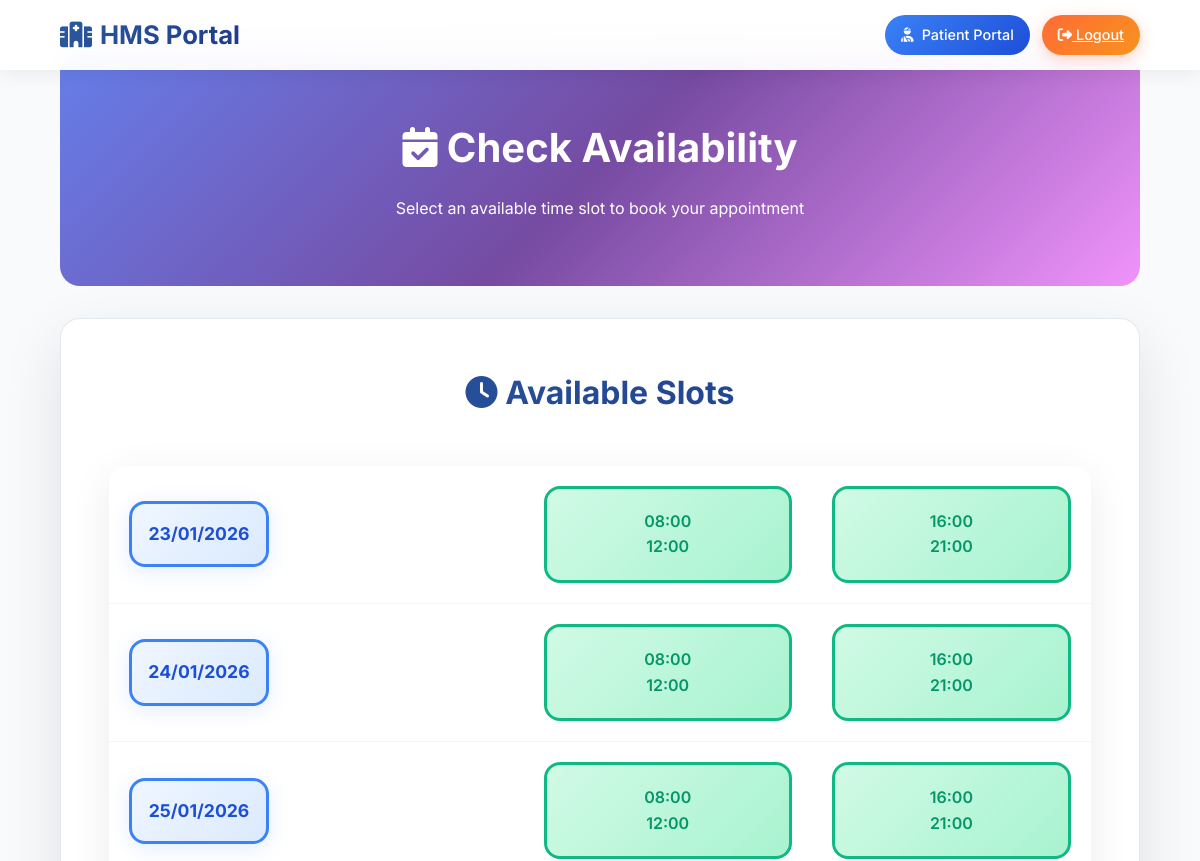
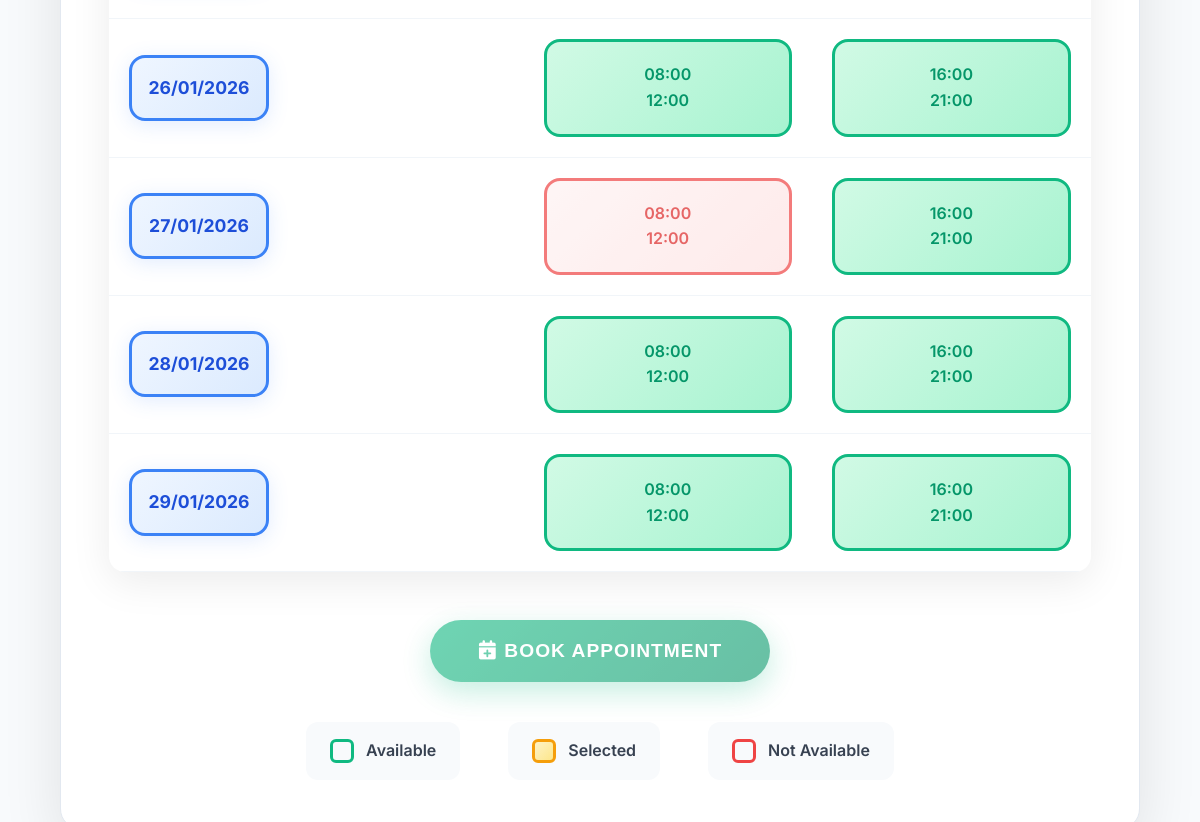
Page /patient/check_availabity/6 (signed in, upper part) on the earlier database version (2 pictures, top to bottom).
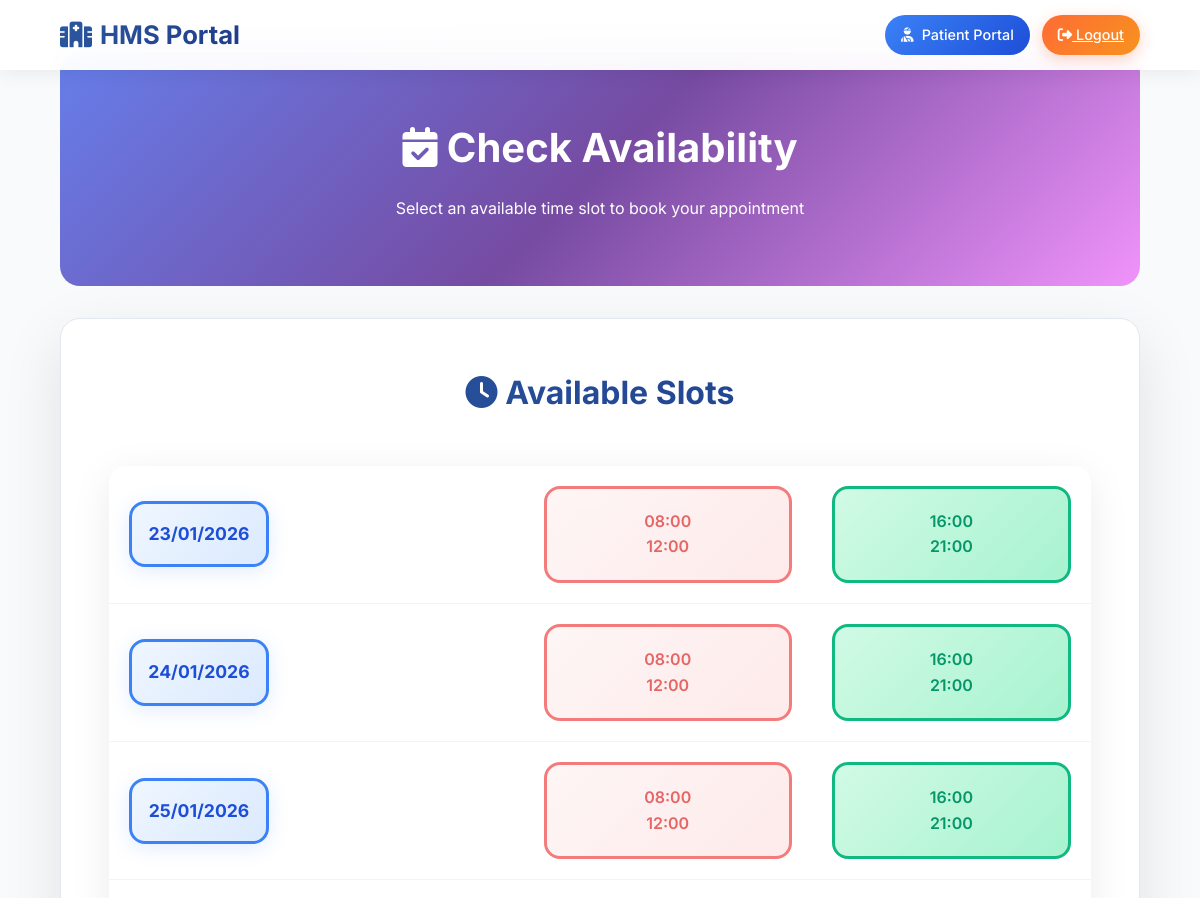
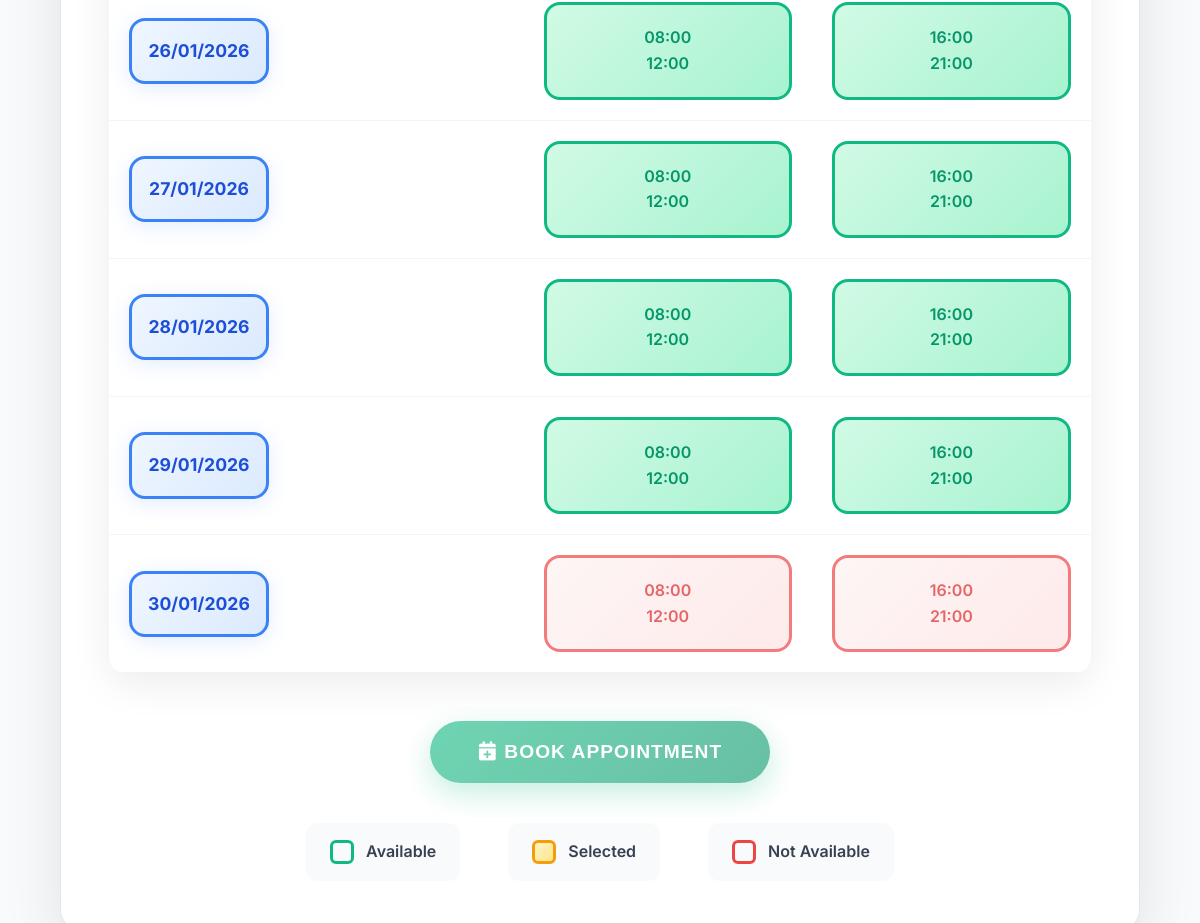
Same page on the later database version (2 pictures, top to bottom).
### models.py (models this page shows)
class DoctorAvailability(db.Model, UserMixin):
    id = db.Column(db.Integer, primary_key = True)
    date = db.Column(db.Date, nullable=False)
    start_time = db.Column(db.Time, nullable=False)
    end_time = db.Column(db.Time, nullable=False)
    is_available = db.Column(db.Boolean, default=True)
    doctor_id = db.Column(db.Integer, db.ForeignKey('doctor.id'), nullable=False)
    appointment = db.relationship('Appointment',backref='doctor_availability',lazy=True)

### app.py (the view, shortened to what this page needs)
@app.route('/patient/check_availabity/<int:doctor_id>', methods=['GET', 'POST'])
@login_required
def check_availabity(doctor_id):
    doctor = Doctor.query.get_or_404(doctor_id)
    slots = DoctorAvailability.query.filter_by(
        doctor_id=doctor_id
    ).order_by(DoctorAvailability.date).all()
    grouped_slots = {}
    for slot in slots:
        grouped_slots.setdefault(slot.date, []).append(slot)
    return render_template('./patient/check_availabity.html',grouped_slots=grouped_slots,doctor=doctor)

### app.py (called while the page is built)
@loginmanager.user_loader
def load_user(user_id):
     return (
         Admin.query.get(int(user_id)) or
         Doctor.query.get(int(user_id)) or
         Patient.query.get(int(user_id))
     )

### templates/patient/check_availabity.html (shortened to what this page needs)
<!DOCTYPE html>
<html lang="en">
<head>
    <link href="https://cdnjs.cloudflare.com/ajax/libs/font-awesome/6.4.0/css/all.min.css" rel="stylesheet">
</head>
<body>
    <nav class="navbar">
        <div class="logo">
            <i class="fas fa-hospital"></i> HMS Portal
        </div>
        <div class="nav-actions">
            <a href="{{ url_for('patient_dashboard') }}" class="user-profile">
                <i class="fas fa-user-injured"></i>
                Patient Portal
            </a>
            <a href="{{ url_for('patient_logout') }}" class="logout-btn">
                <i class="fas fa-sign-out-alt"></i> Logout
            </a>
        </div>
    </nav>
    <div class="main-content">
        <section class="page-hero">
            <h1><i class="fas fa-calendar-check"></i> Check Availability</h1>
            <p>Select an available time slot to book your appointment</p>
        </section>
        <div class="availability-container">
            <div class="availability-header">
                <h1 class="availability-title">
                    <i class="fas fa-clock"></i> Available Slots
                </h1>
            </div>
            <form method="POST" id="bookingForm">
                <table class="availability-table">
                    {% for date, slots in grouped_slots.items() %}
                    <tr>
                        <td>
                            <div class="date-box">
                                {{ date.strftime('%d/%m/%Y') }}
                            </div>
                        </td>
                        {% for slot in slots %}
                        <td>
                            <div class="slot
                                 {% if slot.is_available %}available{% else %}unavailable{% endif %}"
                                 {% if slot.is_available %}
                                 onclick="selectSlot(this, '{{ slot.id }}')"
                                 {% endif %}>
                                {{ slot.start_time.strftime('%H:%M') }}<br>
                                {{ slot.end_time.strftime('%H:%M') }}
                            </div>
                        </td>
                        {% endfor %}
                    </tr>
                    {% endfor %}
                </table>
                <button class="book-btn" type="submit" id="bookButton" disabled>
                    <i class="fas fa-calendar-plus"></i> Book Appointment
                </button>
            </form>
            <div class="legend">
                <div class="legend-item legend-available">
                    <div class="legend-icon"></div>
                    <span>Available</span>
                </div>
                <div class="legend-item legend-selected">
                    <div class="legend-icon"></div>
                    <span>Selected</span>
                </div>
                <div class="legend-item legend-unavailable">
                    <div class="legend-icon"></div>
                    <span>Not Available</span>
                </div>
            </div>
        </div>
    </div>
</body>
</html>

Differences in the rows shown:
changed DoctorAvailability (number 1 of 16 on the later page): is_available True → False (drawn)
changed DoctorAvailability (number 3 of 16 on the later page): is_available True → False (drawn)
changed DoctorAvailability (number 5 of 16 on the later page): is_available True → False (drawn)
changed DoctorAvailability (number 9 of 16 on the later page): is_available False → True (drawn)
added DoctorAvailability: strftime "30/01/2026", start_time "08:00", end_time "12:00", is_available False (drawn)
added DoctorAvailability: start_time "16:00", end_time "21:00", is_available False (drawn), shown under "30/01/2026"
